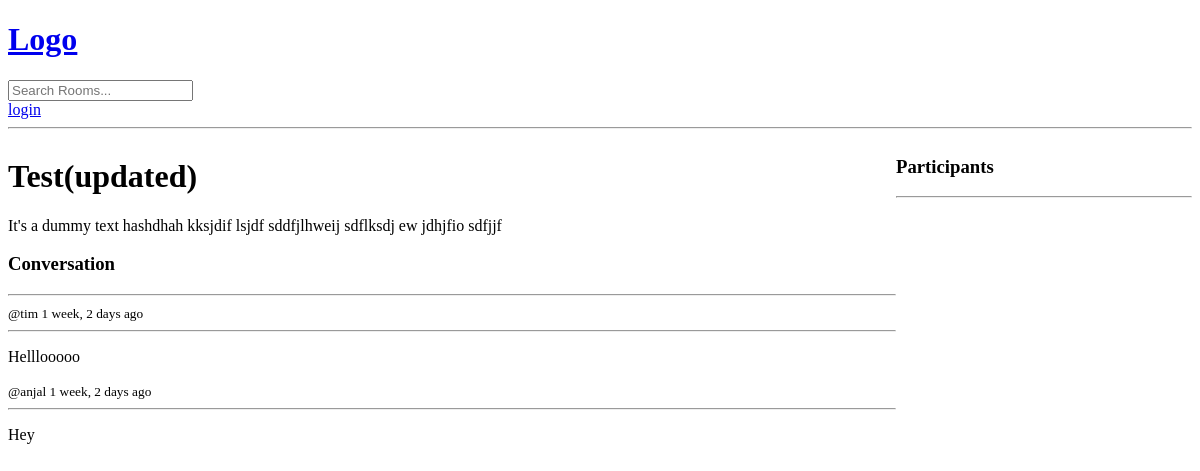
The app's page /room/1, older data.
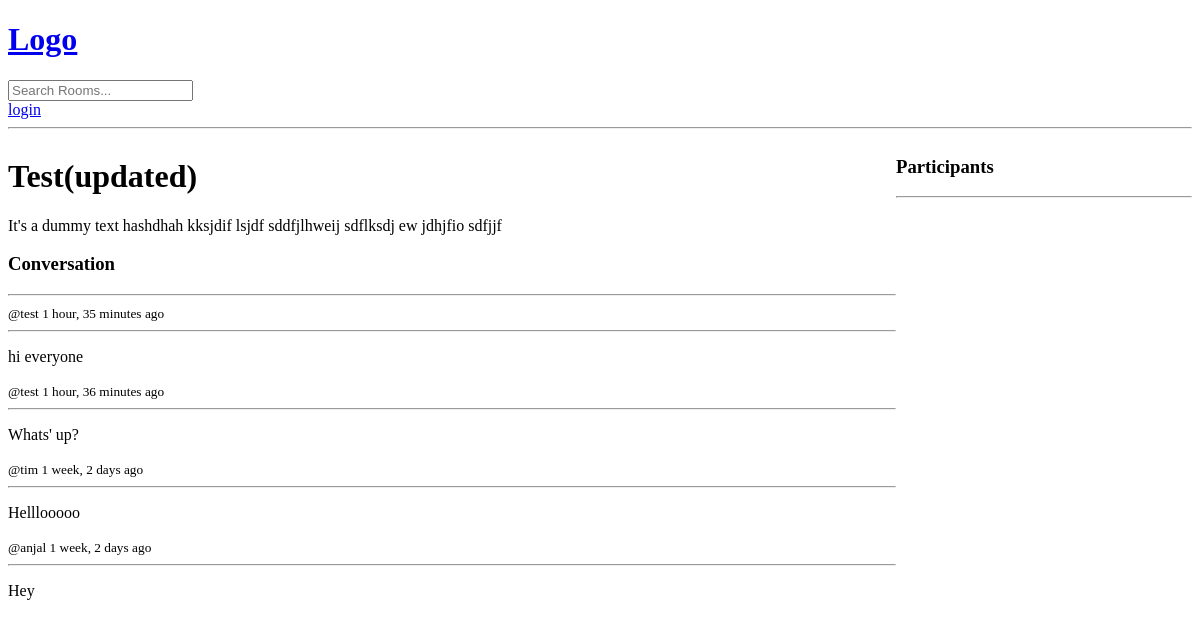
The same page, newer data.
### base/models.py (models this page shows, shortened)
class Room(models.Model):
    host = models.ForeignKey(User, on_delete=models.SET_NULL, null=True)
    topic = models.ForeignKey(Topic, on_delete=models.SET_NULL, null=True)
    name = models.CharField(max_length=200)
    description = models.TextField(null=True, blank=True)
    participants = models.ManyToManyField(User, related_name='participants', blank=True)
    updated = models.DateTimeField(auto_now=True)
    created = models.DateField(auto_now_add=True)
    class Meta:
        ordering = ['updated', 'created']

class Message(models.Model):
    user = models.ForeignKey(User, on_delete=models.CASCADE)
    room = models.ForeignKey(Room, on_delete=models.CASCADE)
    body = models.TextField()
    updated = models.DateTimeField(auto_now=True)
    created = models.DateTimeField(auto_now_add=True)

### base/views.py (the view, shortened to what this page needs)
# urls.py: path('room/<str:pk>', views.room, name='room'),
def room(request, pk):
    room = Room.objects.get(id=pk)
    room_messages = room.message_set.all().order_by('-created')
    participants = room.participants.all()
    context = {'room': room, 'room_messages':room_messages, 'participants':  participants}
    return render(request, 'base/room.html', context)

### base/templates/base/room.html (shortened to what this page needs)
{% extends 'main.html' %} {% block content %}
<div class="room-container">
  <div>
    <h1>{{room.name}}</h1>
    <p>{{room.description}}</p>
    <div class="comment-wrapper">
      <h3>Conversation</h3>
      <hr />
      {% for message in room_messages %}
      <div>
        <small>@{{message.user}} {{message.created|timesince}} ago </small>
        <hr />
        <p>{{message.body}}</p>
      </div>
      {% endfor %}
    </div>
  </div>
  <div>
    <h3>Participants</h3>
    <hr />
  </div>
</div>
{% endblock content %}

### templates/main.html (shortened to what this page needs)
<!DOCTYPE html>
<html lang="en">
  <head>
  </head>
  <body>
    {% include 'navbar.html' %}
    {% block content %}
    {% endblock %}
  </body>
</html>

### templates/navbar.html
<a href="/">
    <h1>Logo</h1>
</a>
<form action="{% url 'home' %}" method="get">
    <input type="text" name="q" placeholder="Search Rooms...">
</form>
{% if request.user.is_authenticated %}
<p>Hello {{request.user}}</p>
<a href="{% url 'logout' %}">logout</a>
{% else %}
<a href="{% url 'login' %}">login</a>
{% endif %}
<hr>

### base/templates/base/room.html (style rules this page uses)
.room-container { display: grid; grid-template-columns: 3fr 1fr; }

Row changes from the older to the newer data that the page shows:
added Message: user "test", created "1 hour, 35 minutes", body "hi everyone"
added Message: user "test", created "1 hour, 36 minutes", body "Whats' up?"
